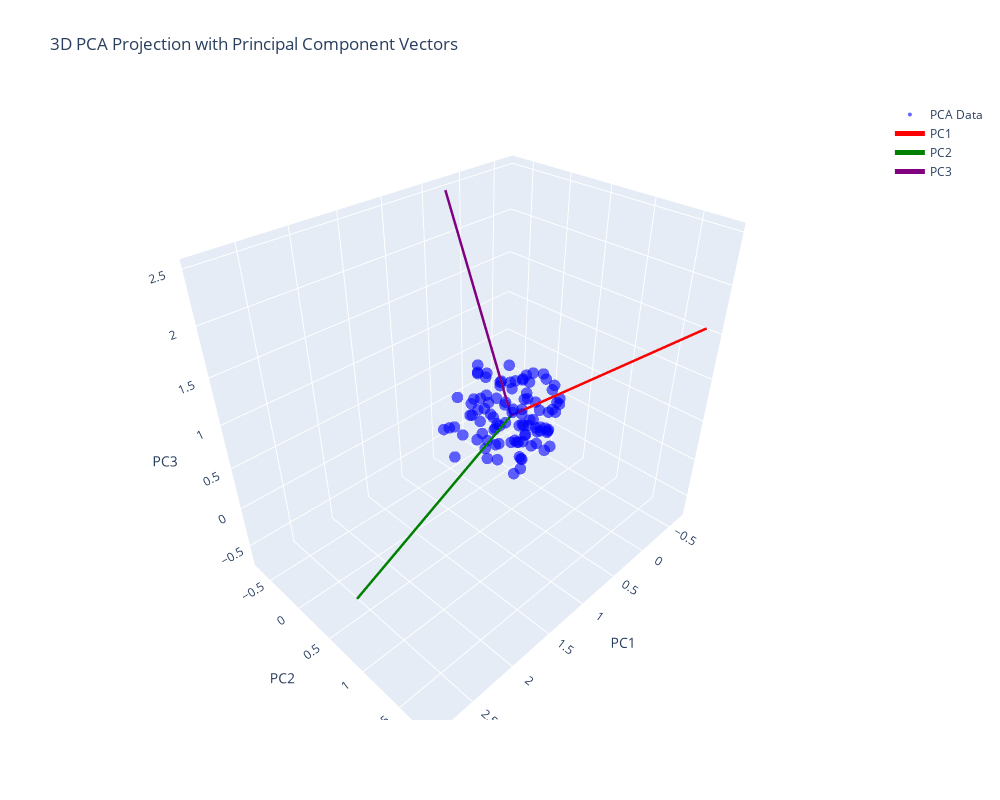

Notebook code for this chart:
### Code cell
import numpy as np
import plotly.graph_objects as go
from sklearn.decomposition import PCA

# Step 1: Create synthetic 4D data
np.random.seed(42)
X = np.random.rand(100, 4)  # 100 samples, 4 features

# Step 2: Apply PCA
pca = PCA(n_components=4)
X_pca = pca.fit_transform(X)
components = pca.components_  # Shape: (4, 4)

# Step 3: Prepare 3D data (first 3 PCs)
X_3D = X_pca[:, :3]

# Step 4: Create interactive 3D scatter plot
fig = go.Figure()

# Plot PCA-transformed data
fig.add_trace(go.Scatter3d(
    x=X_3D[:, 0], y=X_3D[:, 1], z=X_3D[:, 2],
    mode='markers',
    marker=dict(size=4, color='blue', opacity=0.6),
    name='PCA Data'
))

# Step 5: Add PC vectors as lines
scale = 3  # Adjust line length for visibility
colors = ['red', 'green', 'purple']

for i in range(3):  # PC1, PC2, PC3
    fig.add_trace(go.Scatter3d(
        x=[0, components[i, 0] * scale],
        y=[0, components[i, 1] * scale],
        z=[0, components[i, 2] * scale],
        mode='lines',
        line=dict(color=colors[i], width=5),
        name=f'PC{i+1}'
    ))

# Step 6: Customize layout
fig.update_layout(
    title='3D PCA Projection with Principal Component Vectors',
    width=1000, height=800,
    scene=dict(
        xaxis_title='PC1',
        yaxis_title='PC2',
        zaxis_title='PC3'
    ),
    showlegend=True
)

fig.show()
